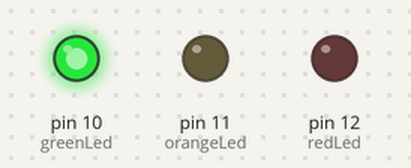
A sketch run on a simulated Arduino Uno, built with avr-gcc and run on an emulated ATmega328P. On the bench: output pins drawn as LEDs (lit = HIGH).

Above: at 1.5 s.
At 3.5 s:
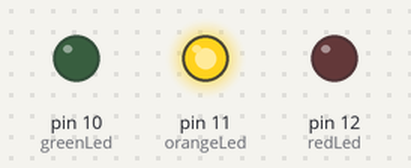
At 5.5 s:
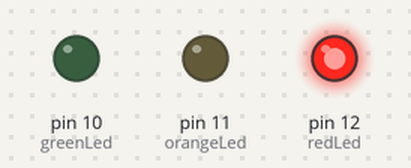
Timing chart, 0 to 9.1 s (numbered marks = the images above):
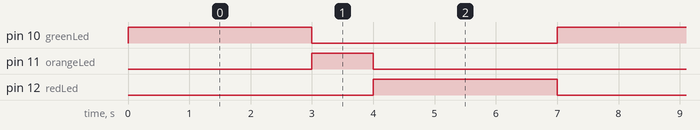

Measured:
- by itself, pin 10 (greenLed), pin 12 (redLed): alternates HIGH for 3.0 s and LOW for 4.0 s
- by itself, pin 11 (orangeLed): alternates HIGH for 1.0 s and LOW for 6.0 s
- by itself, everything shown: repeats every 7.0 s, in 4 steps

The sketch:

Lab_1_Traffic_lights.ino
```cpp
// assign variables
int greenLed = 10;
int orangeLed = 11;
int redLed = 12;

void setup() {
  // initialize digital pin 2, 3 and 4 as an output.
  pinMode(greenLed, OUTPUT);
  pinMode(orangeLed, OUTPUT);
  pinMode(redLed, OUTPUT);
}

void loop() {
  // put your main code here, to run repeatedly:

  // green
  digitalWrite(greenLed, HIGH); // turn the green LED on (HIGH is the voltage level)
  delay(3000); // wait for a second
  digitalWrite(greenLed, LOW); // turn the green LED off (LOW is the voltage level)

  // yellow
  digitalWrite(orangeLed, HIGH); // turn the orange LED on (HIGH is the voltage level)
  delay(1000); // wait for a second
  digitalWrite(orangeLed, LOW); // turn the orange LED off (LOW is the voltage level)

  // red
  digitalWrite(redLed, HIGH); // turn the red LED on (HIGH is the voltage level)
  delay(3000); // wait for a second
  digitalWrite(redLed, LOW); // turn the red LED off (LOW is the voltage level)
}
```
